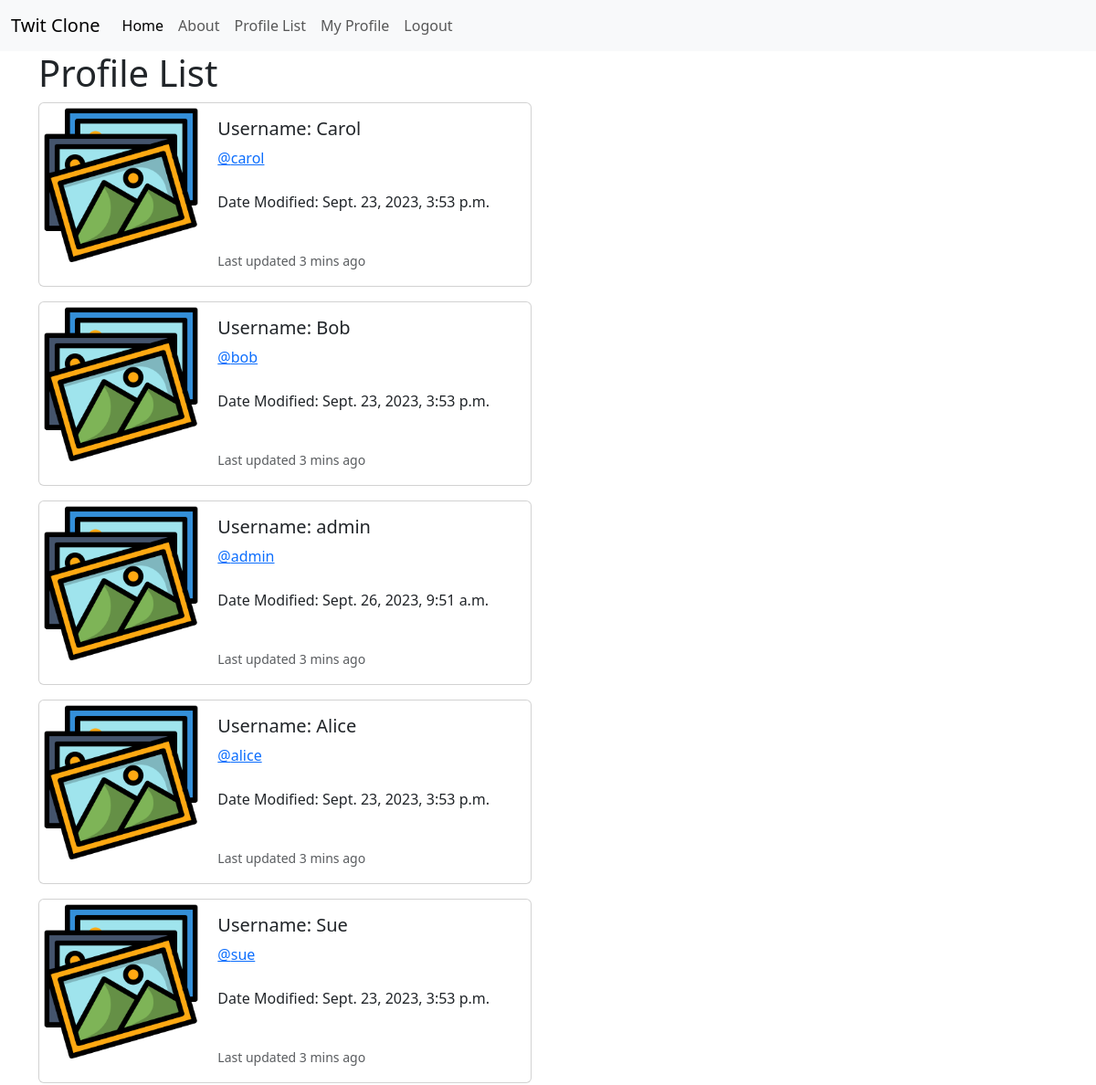
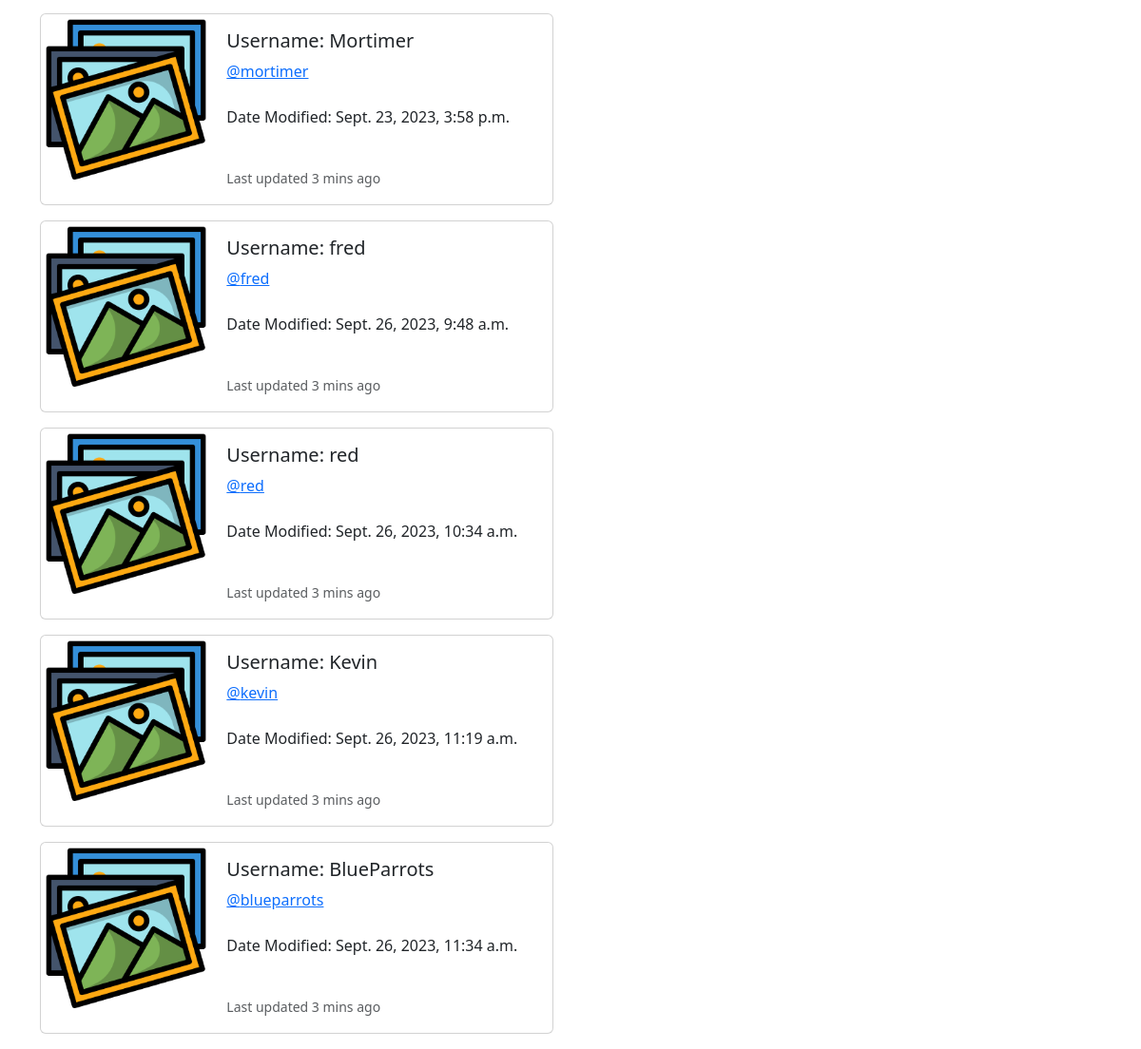
Page /profile_list/ (signed in) on the committed database (2 pictures, top to bottom).
### muskovite/models.py (models this page shows, shortened)
class Profile(models.Model):
    user = models.OneToOneField(User, on_delete=models.CASCADE)
    follows = models.ManyToManyField("self",
                                     related_name="followed_by",
                                     symmetrical=False,
                                     blank=True)
    date_modified = models.DateTimeField(User, auto_now=True)

### muskovite/views.py (the view)
# urls.py: path('profile_list/', views.profile_list, name="profile-list"),
def profile_list(request):
    if request.user.is_authenticated:
        profiles = Profile.objects.exclude(user=request.user)
        context = {"profiles":profiles}
        return render(request, 'muscovite/profile_list.html', context)
    else:
        messages.success(request, ("You have to log in to see this page"))
        return redirect ('home')

### muskovite/templates/muscovite/profile_list.html
{% extends 'muscovite/base.html' %}
{% load static %}
{% block content%}
  <h1>Profile List</h1>
{% if profiles %}
  {% for profile in profiles %}
<div class="card mb-3" style="max-width: 540px;">
  <div class="row g-0">
    <div class="col-md-4">
      <img src="{% static 'images/default_profile_pic.png'  %}" class="img-fluid rounded-start" alt="Profile Picture">
    </div>
    <div class="col-md-8">
      <div class="card-body">
        <h5 class="card-title">Username: {{ profile.user.username }}</h5>
        <p class="card-text">
          <a href="{% url 'profile' profile.user.id %}">@{{ profile.user.username|lower }}</a><br/><br/>
          Date Modified: {{ profile.date_modified }}<br/><br/>
        <p class="card-text"><small class="text-body-secondary">Last updated 3 mins ago</small></p>
      </div>
    </div>
  </div>
</div>
  {% endfor %}
{% endif %}
{% endblock %}

### rows in the picture
Profile: user.username "Carol", user.username "carol", date_modified "Sept. 23, 2023, 3:53 p.m."
Profile: user.username "Bob", user.username "bob", date_modified "Sept. 23, 2023, 3:53 p.m."
Profile: user.username "admin", date_modified "Sept. 26, 2023, 9:51 a.m."
Profile: user.username "Alice", user.username "alice", date_modified "Sept. 23, 2023, 3:53 p.m."
Profile: user.username "Sue", user.username "sue", date_modified "Sept. 23, 2023, 3:53 p.m."
Profile: user.username "Mortimer", user.username "mortimer", date_modified "Sept. 23, 2023, 3:58 p.m."
Profile: user.username "fred", date_modified "Sept. 26, 2023, 9:48 a.m."
Profile: user.username "red", date_modified "Sept. 26, 2023, 10:34 a.m."
Profile: user.username "Kevin", user.username "kevin", date_modified "Sept. 26, 2023, 11:19 a.m."
Profile: user.username "BlueParrots", user.username "blueparrots", date_modified "Sept. 26, 2023, 11:34 a.m."
